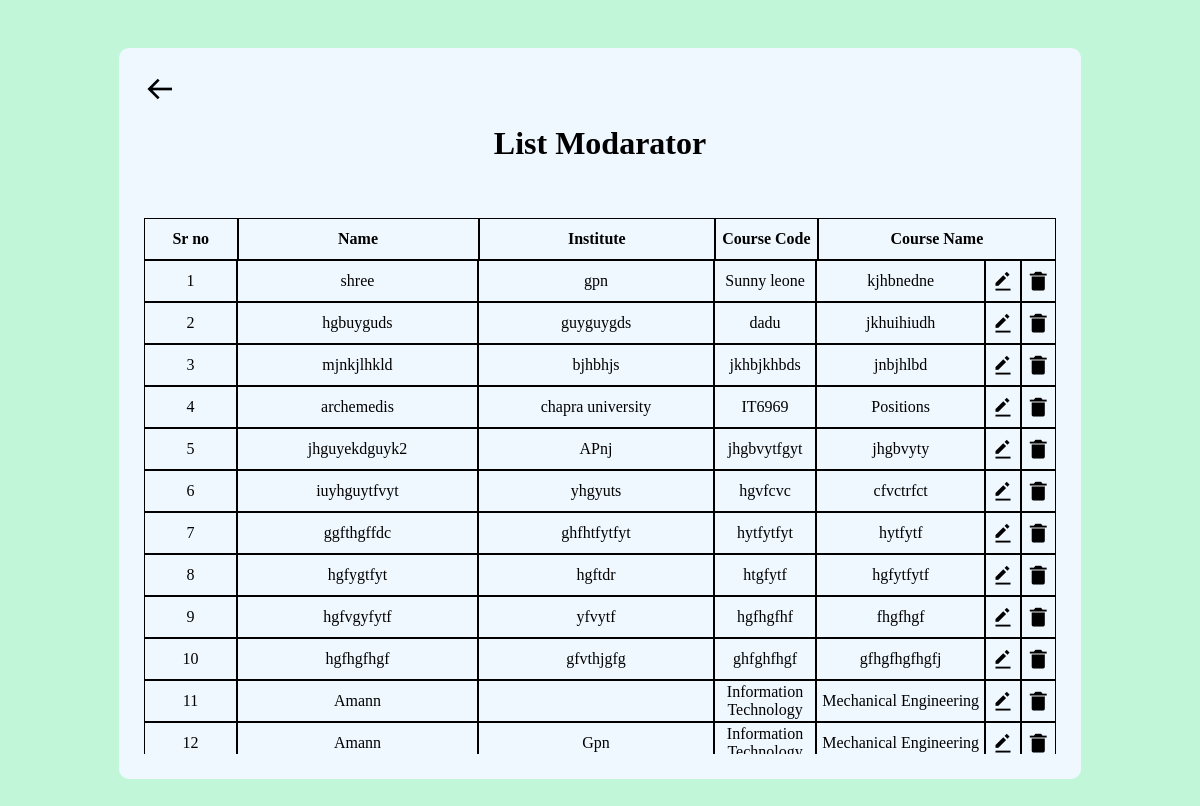
/Coe/Coe/final_list_moderator.php, run on the app's committed database.
### tables this page shows
CREATE TABLE `moderator` (
  `id` int(255) NOT NULL,
  `institute` varchar(255) NOT NULL,
  `name` varchar(255) NOT NULL,
  `email` varchar(255) NOT NULL,
  `mobile` varchar(255) NOT NULL,
  `dept` varchar(255) NOT NULL,
  `coursecode` varchar(255) NOT NULL,
  `coursename` varchar(255) NOT NULL
);

### Coe/Coe/final_list_moderator.php (the view, shortened to what this page needs)
<html lang="en">
<head>
    <link href='https://unpkg.com/boxicons@2.1.4/css/boxicons.min.css' rel='stylesheet'>
</head>
<body>
  <?php
                include('Backend/list_moderator.php');
      ?>
    <div class="body_of_login_page">
        <div class="simple_form_box">
            <div class="nav_bar_back">
                <h1>
                    <i class='bx bx-arrow-back' height="10%" width="10%"></i>
                </h1>
            </div>
            <h1 class="coe_options">List Modarator</h2>
                <br>
            <br>
            <div class="info_box">
                <div class="form_collector">
                    <div class="div_aplhanew div_one_new">
                        <p>Sr no</p>
                    </div>
                    <div class="div_aplhanew div_two_new">
                        <p>Name</p>
                    </div>
                    <div class="div_aplhanew div_three_new">
                        <p>Institute</p>
                    </div>
                    <div class="div_aplhanew div_four_new">
                        <p>Course Code</p>
                    </div>
                    <div class="div_aplhanew div_five_new">
                        <p>Course Name</p>
                    </div>
                 </div>
                 <?php
if ($numrows > 0) {
  $i = 1;
  while ($fetch_dis = mysqli_fetch_array($fetchup)) {
?>
                    <div class="form_collector_new">
                        <div class="div_aplha div_one">
                            <p><?php echo $i; ?></p>
                        </div>
                        <div class="div_aplha div_two">
                            <p><?php echo $fetch_dis['name']; ?></p>
                        </div>
                        <div class="div_aplha div_three">
                            <p><?php echo $fetch_dis['institute']; ?></p>
                        </div>
                        <div class="div_aplha div_four">
                            <p><?php echo $fetch_dis['coursecode']; ?></p>
                        </div>
                        <div class="div_aplha div_six">
                            <p><?php echo $fetch_dis['coursename']; ?></p>
                        </div>
                        <div class="div_aplha div_five">
                            <i class='bx bxs-edit-alt'></i>
                        </div>
                        <div class="div_aplha div_five">
                            <i class='bx bxs-trash-alt'></i>
                        </div>
                    </div>
<?php
$i++;
}
}
?>
    </div>
</body>
</html>

### Coe/Coe/final_list_moderator.php (style rules this page uses)
* { margin: 0%; padding: 0%; }
body { background-color: rgb(193, 246, 217); }
.body_of_login_page { width: 100%; display: flex; justify-content: center; height: 100%; }
.simple_form_box { margin-top: 4%; background-color: aliceblue; height: 80%; width: 76%; margin-left: 0%; justify-content: center; display: flex; flex-direction: column; padding: 25px; border-radius: 10px; }
.coe_options { margin-top: 20px; text-align: center; font-family: Cambria, Cochin, Georgia, Times, 'Times New Roman', serif; }
.info_box { width: 100%; height: 100%; overflow-y: scroll; align-items: center; display: flex; flex-direction: column; margin-top: 20px; }
.form_collector { display: flex; width: 100%; }
.div_aplhanew { text-align: center; background-color: aliceblue; display: flex; justify-content: center; align-items: center; border: 1px solid black; height: 40px; font-weight: bold; text-align: center; display: flex; justify-content: center; }
.div_one_new { width: 10.15%; }
.div_two_new { width: 26.5%; }
.div_three_new { width: 26%; }
.div_four_new { width: 11.15%; }
.div_five_new { width: 26.20%; }
.form_collector_new { width: 100%; display: flex; width: 100%; }
.div_one { width: 13.6%; }
.div_two { width: 35.8%; }
.div_three { width: 35%; }
.div_four { width: 15%; }
.div_five { width: 5%; font-size: 22.5px; }
.div_six { width: 25%; }
.div_aplha { text-align: center; background-color: aliceblue; display: flex; justify-content: center; align-items: center; border: 1px solid black; height: 40px; text-align: center; display: flex; justify-content: center; }

### data on the page
moderator: name "shree", institute "gpn", coursecode "Sunny leone", coursename "kjhbnedne"
moderator: name "hgbuyguds", institute "guyguygds", coursecode "dadu", coursename "jkhuihiudh"
moderator: name "mjnkjlhkld", institute "bjhbhjs", coursecode "jkhbjkhbds", coursename "jnbjhlbd"
moderator: name "archemedis", institute "chapra university", coursecode "IT6969", coursename "Positions"
moderator: name "jhguyekdguyk2", institute "APnj", coursecode "jhgbvytfgyt", coursename "jhgbvyty"
moderator: name "iuyhguytfvyt", institute "yhgyuts", coursecode "hgvfcvc", coursename "cfvctrfct"
moderator: name "ggfthgffdc", institute "ghfhtfytfyt", coursecode "hytfytfyt", coursename "hytfytf"
moderator: name "hgfygtfyt", institute "hgftdr", coursecode "htgfytf", coursename "hgfytfytf"
moderator: name "hgfvgyfytf", institute "yfvytf", coursecode "hgfhgfhf", coursename "fhgfhgf"
moderator: name "hgfhgfhgf", institute "gfvthjgfg", coursecode "ghfghfhgf", coursename "gfhgfhgfhgfj"
moderator: name "Amann", coursecode "Information Technology", coursename "Mechanical Engineering"
moderator: name "Amann", institute "Gpn", coursecode "Information…", coursename "Mechanical Engineering"
